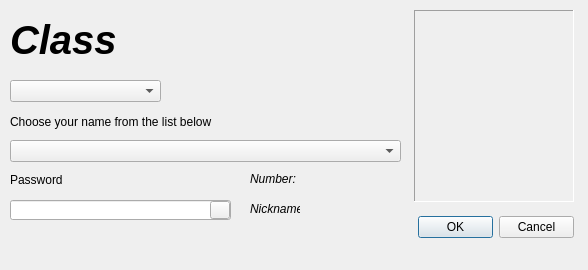
<?xml version="1.0" encoding="UTF-8"?>
<ui version="4.0">
 <class>ExamLogin</class>
 <widget class="QMainWindow" name="ExamLogin">
  <property name="geometry">
   <rect>
    <x>0</x>
    <y>0</y>
    <width>588</width>
    <height>270</height>
   </rect>
  </property>
  <property name="minimumSize">
   <size>
    <width>588</width>
    <height>270</height>
   </size>
  </property>
  <property name="maximumSize">
   <size>
    <width>588</width>
    <height>270</height>
   </size>
  </property>
  <property name="windowTitle">
   <string>Exam Login</string>
  </property>
  <property name="windowIcon">
   <iconset>
    <normaloff>img/ep_program_logo_user_acc_zrP_icon.ico</normaloff>img/ep_program_logo_user_acc_zrP_icon.ico</iconset>
  </property>
  <property name="tabShape">
   <enum>QTabWidget::Rounded</enum>
  </property>
  <widget class="QWidget" name="centralwidget">
   <widget class="QLabel" name="ClassLabel">
    <property name="geometry">
     <rect>
      <x>10</x>
      <y>10</y>
      <width>300</width>
      <height>60</height>
     </rect>
    </property>
    <property name="font">
     <font>
      <pointsize>30</pointsize>
      <weight>75</weight>
      <italic>true</italic>
      <bold>true</bold>
     </font>
    </property>
    <property name="text">
     <string>Class</string>
    </property>
   </widget>
   <widget class="QComboBox" name="StudentNameCmb">
    <property name="geometry">
     <rect>
      <x>10</x>
      <y>140</y>
      <width>391</width>
      <height>22</height>
     </rect>
    </property>
    <property name="toolTip">
     <string>Click arrow to choose your name!</string>
    </property>
    <property name="statusTip">
     <string>Choose a name</string>
    </property>
   </widget>
   <widget class="QLabel" name="EnterNameLabel">
    <property name="geometry">
     <rect>
      <x>10</x>
      <y>114</y>
      <width>211</width>
      <height>16</height>
     </rect>
    </property>
    <property name="text">
     <string>Choose your name from the list below</string>
    </property>
   </widget>
   <widget class="QLineEdit" name="InputPassword">
    <property name="geometry">
     <rect>
      <x>10</x>
      <y>200</y>
      <width>221</width>
      <height>20</height>
     </rect>
    </property>
    <property name="toolTip">
     <string>Password goes here!</string>
    </property>
    <property name="statusTip">
     <string>Input your password</string>
    </property>
    <property name="echoMode">
     <enum>QLineEdit::Password</enum>
    </property>
   </widget>
   <widget class="QLabel" name="InputPaswordLabel">
    <property name="geometry">
     <rect>
      <x>10</x>
      <y>172</y>
      <width>131</width>
      <height>16</height>
     </rect>
    </property>
    <property name="text">
     <string>Password</string>
    </property>
   </widget>
   <widget class="QDialogButtonBox" name="buttonBox">
    <property name="geometry">
     <rect>
      <x>418</x>
      <y>216</y>
      <width>156</width>
      <height>23</height>
     </rect>
    </property>
    <property name="toolTip">
     <string/>
    </property>
    <property name="statusTip">
     <string/>
    </property>
    <property name="standardButtons">
     <set>QDialogButtonBox::Cancel|QDialogButtonBox::Ok</set>
    </property>
   </widget>
   <widget class="QLabel" name="Logolabel">
    <property name="enabled">
     <bool>true</bool>
    </property>
    <property name="geometry">
     <rect>
      <x>320</x>
      <y>20</y>
      <width>75</width>
      <height>97</height>
     </rect>
    </property>
    <property name="contextMenuPolicy">
     <enum>Qt::NoContextMenu</enum>
    </property>
    <property name="toolTipDuration">
     <number>-5</number>
    </property>
    <property name="text">
     <string/>
    </property>
    <property name="pixmap">
     <pixmap>../06Icons_and_Logos/School logo75x97_grad.png</pixmap>
    </property>
   </widget>
   <widget class="QPushButton" name="PasswordShowButton">
    <property name="geometry">
     <rect>
      <x>210</x>
      <y>201</y>
      <width>20</width>
      <height>18</height>
     </rect>
    </property>
    <property name="focusPolicy">
     <enum>Qt::NoFocus</enum>
    </property>
    <property name="text">
     <string/>
    </property>
    <property name="icon">
     <iconset>
      <normaloff>../06Icons_and_Logos/Password_Icon_20x20.png</normaloff>../06Icons_and_Logos/Password_Icon_20x20.png</iconset>
    </property>
    <property name="iconSize">
     <size>
      <width>20</width>
      <height>18</height>
     </size>
    </property>
    <property name="checkable">
     <bool>false</bool>
    </property>
    <property name="autoRepeat">
     <bool>true</bool>
    </property>
    <property name="autoRepeatDelay">
     <number>200</number>
    </property>
   </widget>
   <widget class="QLabel" name="StudentPhoto">
    <property name="geometry">
     <rect>
      <x>414</x>
      <y>10</y>
      <width>160</width>
      <height>192</height>
     </rect>
    </property>
    <property name="frameShape">
     <enum>QFrame::Panel</enum>
    </property>
    <property name="frameShadow">
     <enum>QFrame::Sunken</enum>
    </property>
    <property name="text">
     <string/>
    </property>
    <property name="pixmap">
     <pixmap>img/blank_girl.png</pixmap>
    </property>
   </widget>
   <widget class="QComboBox" name="ClassCmb">
    <property name="geometry">
     <rect>
      <x>10</x>
      <y>80</y>
      <width>151</width>
      <height>22</height>
     </rect>
    </property>
    <property name="toolTip">
     <string>Choose your class!</string>
    </property>
    <property name="statusTip">
     <string>Choose your class first</string>
    </property>
    <property name="currentText">
     <string/>
    </property>
   </widget>
   <widget class="QLabel" name="StudentNumberLabel">
    <property name="geometry">
     <rect>
      <x>250</x>
      <y>170</y>
      <width>50</width>
      <height>18</height>
     </rect>
    </property>
    <property name="font">
     <font>
      <italic>true</italic>
     </font>
    </property>
    <property name="text">
     <string>Number:</string>
    </property>
   </widget>
   <widget class="QLabel" name="StudentNicknameLabel">
    <property name="geometry">
     <rect>
      <x>250</x>
      <y>200</y>
      <width>50</width>
      <height>18</height>
     </rect>
    </property>
    <property name="font">
     <font>
      <italic>true</italic>
     </font>
    </property>
    <property name="text">
     <string>Nickname:</string>
    </property>
   </widget>
   <widget class="QLabel" name="StudentNumber">
    <property name="geometry">
     <rect>
      <x>308</x>
      <y>170</y>
      <width>94</width>
      <height>18</height>
     </rect>
    </property>
    <property name="font">
     <font>
      <weight>75</weight>
      <bold>true</bold>
     </font>
    </property>
    <property name="text">
     <string/>
    </property>
   </widget>
   <widget class="QLabel" name="StudentNickname">
    <property name="geometry">
     <rect>
      <x>308</x>
      <y>200</y>
      <width>94</width>
      <height>18</height>
     </rect>
    </property>
    <property name="font">
     <font>
      <weight>75</weight>
      <bold>true</bold>
     </font>
    </property>
    <property name="text">
     <string>&lt;html&gt;&lt;head/&gt;&lt;body&gt;&lt;p&gt;&lt;br/&gt;&lt;/p&gt;&lt;/body&gt;&lt;/html&gt;</string>
    </property>
   </widget>
  </widget>
  <widget class="QMenuBar" name="menubar">
   <property name="geometry">
    <rect>
     <x>0</x>
     <y>0</y>
     <width>588</width>
     <height>21</height>
    </rect>
   </property>
  </widget>
  <widget class="QStatusBar" name="statusbar">
   <property name="minimumSize">
    <size>
     <width>0</width>
     <height>20</height>
    </size>
   </property>
   <property name="maximumSize">
    <size>
     <width>588</width>
     <height>20</height>
    </size>
   </property>
   <property name="sizeGripEnabled">
    <bool>false</bool>
   </property>
  </widget>
 </widget>
 <tabstops>
  <tabstop>ClassCmb</tabstop>
  <tabstop>StudentNameCmb</tabstop>
  <tabstop>InputPassword</tabstop>
  <tabstop>PasswordShowButton</tabstop>
 </tabstops>
 <resources/>
 <connections>
  <connection>
   <sender>buttonBox</sender>
   <signal>accepted()</signal>
   <receiver>ExamLogin</receiver>
   <slot>login_okaybutton_clicked()</slot>
   <hints>
    <hint type="sourcelabel">
     <x>451</x>
     <y>242</y>
    </hint>
    <hint type="destinationlabel">
     <x>403</x>
     <y>232</y>
    </hint>
   </hints>
  </connection>
  <connection>
   <sender>buttonBox</sender>
   <signal>rejected()</signal>
   <receiver>ExamLogin</receiver>
   <slot>login_cancelbutton_clicked()</slot>
   <hints>
    <hint type="sourcelabel">
     <x>489</x>
     <y>243</y>
    </hint>
    <hint type="destinationlabel">
     <x>376</x>
     <y>246</y>
    </hint>
   </hints>
  </connection>
  <connection>
   <sender>PasswordShowButton</sender>
   <signal>clicked()</signal>
   <receiver>ExamLogin</receiver>
   <slot>password_show_button_clicked()</slot>
   <hints>
    <hint type="sourcelabel">
     <x>216</x>
     <y>234</y>
    </hint>
    <hint type="destinationlabel">
     <x>186</x>
     <y>244</y>
    </hint>
   </hints>
  </connection>
  <connection>
   <sender>InputPassword</sender>
   <signal>returnPressed()</signal>
   <receiver>ExamLogin</receiver>
   <slot>login_okaybutton_clicked()</slot>
   <hints>
    <hint type="sourcelabel">
     <x>118</x>
     <y>230</y>
    </hint>
    <hint type="destinationlabel">
     <x>173</x>
     <y>206</y>
    </hint>
   </hints>
  </connection>
  <connection>
   <sender>ClassCmb</sender>
   <signal>currentIndexChanged(int)</signal>
   <receiver>ExamLogin</receiver>
   <slot>class_name_changed()</slot>
   <hints>
    <hint type="sourcelabel">
     <x>100</x>
     <y>113</y>
    </hint>
    <hint type="destinationlabel">
     <x>200</x>
     <y>109</y>
    </hint>
   </hints>
  </connection>
  <connection>
   <sender>StudentNameCmb</sender>
   <signal>currentIndexChanged(int)</signal>
   <receiver>ExamLogin</receiver>
   <slot>student_name_change()</slot>
   <hints>
    <hint type="sourcelabel">
     <x>104</x>
     <y>177</y>
    </hint>
    <hint type="destinationlabel">
     <x>106</x>
     <y>188</y>
    </hint>
   </hints>
  </connection>
 </connections>
 <slots>
  <slot>login_okaybutton_clicked()</slot>
  <slot>login_cancelbutton_clicked()</slot>
  <slot>password_show_button_clicked()</slot>
  <slot>class_name_changed()</slot>
  <slot>student_name_change()</slot>
 </slots>
</ui>
